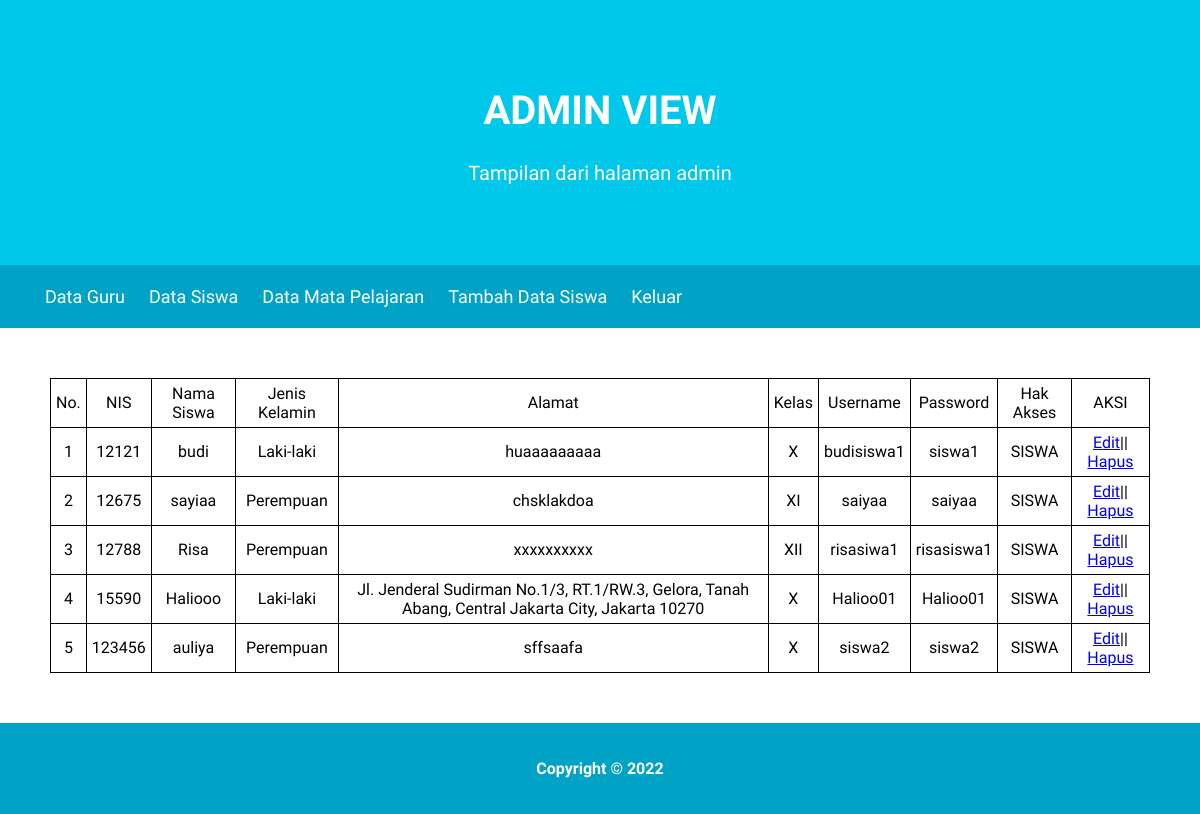
/viewDataSiswa.php, run on the app's committed database.
### tables this page shows
CREATE TABLE `tbsiswa` (
  `nis` int(11) NOT NULL,
  `nama_siswa` varchar(25) NOT NULL,
  `jenis_kelamin` varchar(12) NOT NULL,
  `alamat` varchar(100) NOT NULL,
  `kelas` char(5) NOT NULL,
  `username` char(15) NOT NULL
);

CREATE TABLE `tbuser` (
  `username` char(15) NOT NULL,
  `password` char(20) NOT NULL,
  `hakakses` char(5) NOT NULL
);

### viewDataSiswa.php (the view, shortened to what this page needs)
<!DOCTYPE html>
<html lang="en">
<head>
    <link rel="stylesheet" href="style.css">
</head>
<body>
    <header>
        <div class="jumbotron">
            <h1>ADMIN VIEW</h1>
            <p>Tampilan dari halaman admin</p>
        </div>
    </header>
    <nav>
        <ul>
            <li><a href="viewDataGuru.php">Data Guru</a></li>
            <li><a href="viewDataSiswa.php">Data Siswa</a></li>
            <li><a href="viewMapel.php">Data Mata Pelajaran</a></li>
            <li><a href="addDataSiswa.php">Tambah Data Siswa</a></li>
            <li><a href="index.php">Keluar</a></li>
        </ul>
    </nav>
    <main>
        <table>
            <tr>
                <td>No.</td>
                <td>NIS</td>
                <td>Nama Siswa</td>
                <td>Jenis Kelamin</td>
                <td>Alamat</td>
                <td>Kelas</td>
                <td>Username</td>
                <td>Password</td>
                <td>Hak Akses</td>
                <td>AKSI</td>
            </tr>
            <?php
            $n =1;
            include "koneksi.php";
            $query = mysqli_query($koneksi, 'SELECT * FROM tbsiswa INNER JOIN tbuser ON tbsiswa.username = tbuser.username');
            while ($data  = mysqli_fetch_array($query)){
                $nis = $data['nis'];
                $nama = $data['nama_siswa'];
                $jk = $data['jenis_kelamin'];
                $alamat = $data['alamat'];
                $kelas = $data['kelas'];
                $username = $data['username'];
                $password = $data['password'];
                $hakakses = $data['hakakses'];
            ?>
            <tr>
                <td><?php echo $n++ ?></td>
                <td><?php echo $nis ?></td>
                <td><?php echo $nama ?></td>
                <td><?php echo $jk ?></td>
                <td><?php echo $alamat ?></td>
                <td><?php echo $kelas ?></td>
                <td><?php echo $username ?></td>
                <td><?php echo $password ?></td>
                <td><?php echo $hakakses ?></td>
                <td>
                    <a href="editDataSiswa.php?id=<?php echo $nis ?>">Edit</a>||
                    <a href="deleteDataSiswa.php?id=<?php echo $nis ?> &user=<?php echo $username ?>">Hapus</a>
                </td>
            </tr>
            <?php } ?>
        </table>
    </main>
    <footer>
        <p>Copyright &#169; 2022</p>
    </footer>
</body>
</html>

### style.css (style rules this page uses)
* { box-sizing: border-box; }
body { font-family: 'Quicksand', sans-serif; margin: 0; padding: 0; }
header { display: inline; }
.jumbotron { font-size: 20px; padding: 60px; background-color: #00c8eb; text-align: center; color: white; }
nav { background-color: #00a2c6; padding: 5px; position: sticky; top: 0; }
nav a { font-size: 18px; font-weight: 400; text-decoration: none; color: white; }
nav li { display: inline; list-style-type: none; margin-right: 20px; }
main { padding: 50px; overflow: auto; margin: auto; width: 1200px; }
footer { left: 0; bottom: 0; width: 100%; padding: 20px; color: white; background-color: #00a2c6; text-align: center; font-weight: bold; }
table, td, tr { border: 1px solid black; }
tr,td { padding: 5px; }
table { width: 100%; border-collapse: collapse; text-align: center; }

### data on the page
tbsiswa: nis "12121", nama_siswa "budi", jenis_kelamin "Laki-laki", alamat "huaaaaaaaaa", kelas "X", tbuser.username "budisiswa1", tbuser.password "siswa1", tbuser.hakakses "SISWA"
tbsiswa: nis "12675", nama_siswa "sayiaa", jenis_kelamin "Perempuan", alamat "chsklakdoa", kelas "XI", tbuser.username "saiyaa", tbuser.password "saiyaa", tbuser.hakakses "SISWA"
tbsiswa: nis "12788", nama_siswa "Risa", jenis_kelamin "Perempuan", alamat "xxxxxxxxxx", kelas "XII", tbuser.username "risasiwa1", tbuser.password "risasiswa1", tbuser.hakakses "SISWA"
tbsiswa: nis "15590", nama_siswa "Haliooo", jenis_kelamin "Laki-laki", alamat "Jl. Jenderal Sudirman No.1/3, RT.1/RW.3, Gelora, Tanah Abang, Central Jakarta City, Jakarta 10270", kelas "X", tbuser.username "Halioo01", tbuser.password "Halioo01", tbuser.hakakses "SISWA"
tbsiswa: nis "123456", nama_siswa "auliya", jenis_kelamin "Perempuan", alamat "sffsaafa", kelas "X", tbuser.username "siswa2", tbuser.password "siswa2", tbuser.hakakses "SISWA"
